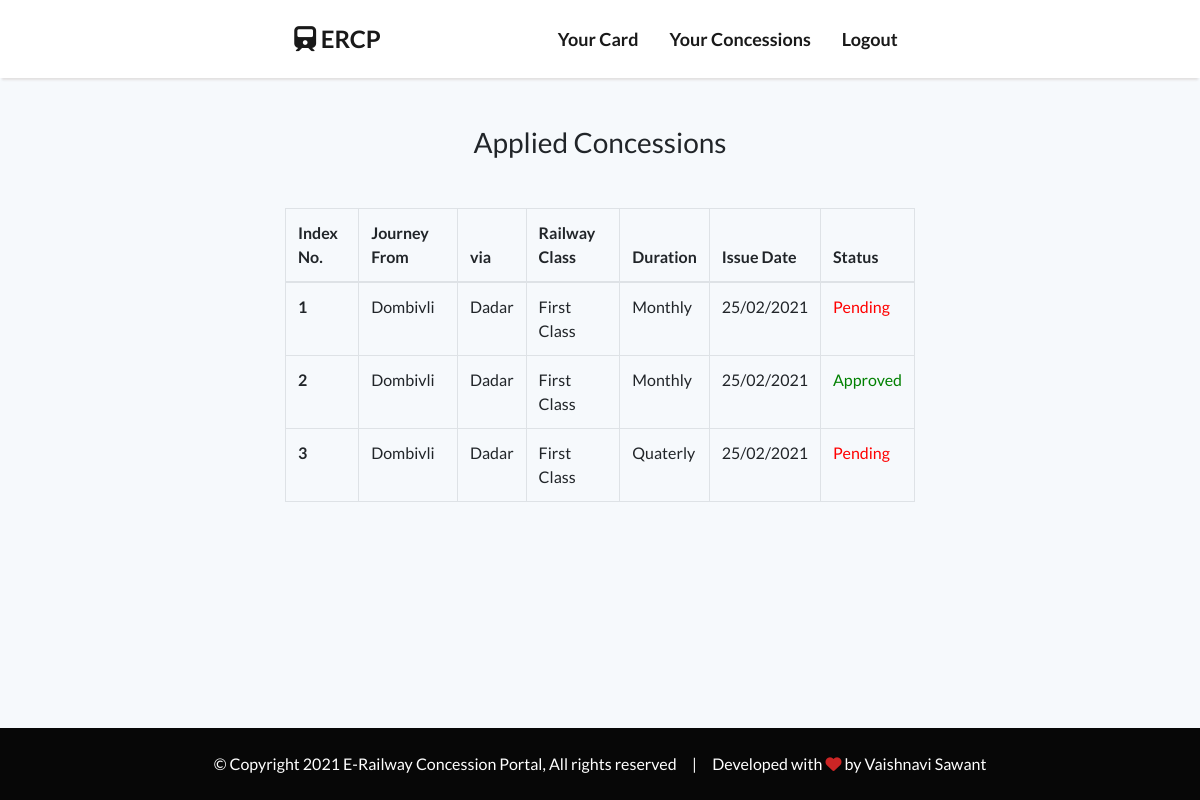
The page /student_concession/ (signed in) on the database its author committed.
### ERCP_APP/models.py (models this page shows, shortened)
class FormDetail(models.Model):
     user_card = models.ForeignKey(
        to=CardDetail, on_delete=models.CASCADE, null=True, related_name='ucard')
     railway_class = models.CharField(max_length=100, null=False, blank=False, choices=RAILWAY_CLASS)
     duration = models.CharField(max_length=100, null=False, blank=False, choices=DURATION)
     issue_date = models.DateTimeField(default=timezone.now)
     applied_date = models.DateTimeField(default=timezone.now)
     status = models.BooleanField(default=False)

class CardDetail(models.Model):
    user_id = models.ForeignKey(
        to=User, on_delete=models.CASCADE, null=True, related_name='card_details')
    user_name = models.CharField(max_length=200, null=False, blank=False, unique=True)
    category = models.CharField(max_length=100, null=False, blank=False, choices=CATEGORY)
    academic_class = models.CharField(max_length=8, null=False, blank=False)
    roll_no = models.IntegerField(null=False, blank=False, unique=True)
    division = models.IntegerField(null=False, blank=False)
    date_of_birth = models.DateField(null=False, blank=False)
    years = models.IntegerField(null=False, blank=False)
    months = models.IntegerField(null=False, blank=False)
    residential_addr = models.CharField(max_length=755, null=False, blank=False)
    city = models.CharField(max_length=100, null=True, blank=True)
    zip_code = models.IntegerField(null=True, blank=True)
    taluka = models.CharField(max_length=50, null=False, blank=False)
    district = models.CharField(max_length=50, null=False, blank=False)
    state = models.CharField(max_length=50, null=False, blank=False)
    journey_from = models.CharField(max_length=50, null=False, blank=False)
    journey_to = models.CharField(max_length=50, null=False, blank=False, default='Matunga Road')
    via = models.CharField(max_length=50, null=True, blank=True)
    railway_line = models.CharField(max_length=100, null=False, blank=False, choices=RAILWAY_LINE)

### ERCP_APP/views.py (the view)
# urls.py: path('student_concession/',student_concession),
@login_required(login_url='/login/')
def student_concession(request):
    user_card = CardDetail.objects.get(user_id=request.user)
    concessions = FormDetail.objects.filter(user_card=user_card)
    return render(request, 'ercp_admin/concession.html', {'concessions':concessions})

### ERCP_APP/templates/ercp_admin/concession.html
{% extends 'lognav.html' %}{% load static %} {% block body %}
<div
  class="container table-hover my-5"
  data-aos="fade"
  data-aos-duration="1000"
>
  <h3 class="text-center mb-5">Applied Concessions</h3>
  <div class="table-responsive">
    <table class="table table-bordered">
      <thead>
        <tr>
          <th scope="col">Index No.</th>
          <th scope="col">Journey From</th>
          <th scope="col">via</th>
          <th scope="col">Railway Class</th>
          <th scope="col">Duration</th>
          <th scope="col">Issue Date</th>
          <th scope="col">Status</th>
        </tr>
      </thead>
      <tbody>
        {% for c in concessions %}
        <tr>
          <th scope="row">{{ forloop.counter }}</th>
          <td>{{ c.user_card.journey_from }}</td>
          <td>{{ c.user_card.via }}</td>
          <td>{{ c.railway_class }}</td>
          <td>{{ c.duration }}</td>
          <td>{{ c.issue_date | date:'d/m/Y' }}</td>
          {% if c.status == True %}
          <td style="color: green">Approved</td>
          {% else %}
          <td style="color: red">Pending</td>
          {% endif %}
        </tr>
        {% endfor %}
      </tbody>
    </table>
  </div>
</div>
{% endblock %}

### ERCP_APP/templates/lognav.html (shortened to what this page needs)
{% load static %}
<!DOCTYPE html>
<html lang="en">
  <head>
    <link rel="stylesheet" href="{% static 'css/style.css'%}" />
    <link
      rel="stylesheet"
      href="https://maxcdn.bootstrapcdn.com/bootstrap/4.0.0/css/bootstrap.min.css"
    />
    <link
      href="https://stackpath.bootstrapcdn.com/font-awesome/4.7.0/css/font-awesome.min.css"
      rel="stylesheet"
    />
    <link rel="stylesheet" href="https://unpkg.com/aos@next/dist/aos.css" />
  </head>
  <body style="background-color: #f6f9fc">
    <div class="container-fluid index-navbar" style="background-color: #fff">
      <nav class="navbar navbar-expand-lg navbar-light p-3 mb-5 container">
        <a class="navbar-brand" href="/option/"
          ><i class="fas fa-train train-icon"></i> ERCP</a
        >
        <div class="collapse navbar-collapse" id="navbarSupportedContent">
          <ul class="navbar-nav ml-auto">
            <li class="nav-item active">
              <a class="nav-link" href="/student_card/">Your Card </a>
            </li>
            <li class="nav-item active">
              <a class="nav-link" href="/student_concession/"
                >Your Concessions
              </a>
            </li>
            <li class="nav-item active">
              <a class="nav-link" href="/logout/">Logout</a>
            </li>
          </ul>
        </div>
      </nav>
    </div>
    <div>{% block body %}{% endblock %}</div>
    <div class="footer" style="position: fixed">
      <p class="m-auto">
        © Copyright 2021 E-Railway Concession Portal, All rights reserved
        &nbsp;&nbsp;&nbsp; | &nbsp;&nbsp;&nbsp; Developed with
        <i class="fas fa-heart" style="color: #cc2525"></i> by Vaishnavi Sawant
      </p>
    </div>
  </body>
</html>

### ERCP_APP/static/css/style.css (style rules this page uses)
body { -webkit-background-size: cover; -moz-background-size: cover; background-size: cover; -o-background-size: cover; background-color: #fff; color: #070707; margin-bottom: 150px; font-family: "Lato", sans-serif !important; }
* { margin: 0; padding: 0; list-style: none; text-decoration: none; }
.footer { background-color: #070707; padding: 24px; text-align: center; color: #fff; position: static; left: 0; bottom: 0; width: 100%; }
.container { width: 55% !important; max-width: 95% !important; }
.nav-link { color: #070707; font-weight: bold; font-size: 18px; }
.navbar-brand { color: #070707; font-weight: bold; font-size: 27px !important; }
.navbar-nav li { padding: 0 0 0 15px; }
.navbar-brand:hover, .navbar-nav li { color: #555abf; }
.index-navbar { background: #fff; box-shadow: 0 4px 2px -2px rgba(224, 222, 222, 0.9); }
.navbar-brand { font-size: 24px !important; }
.index-navbar li { font-size: 16px; }
.index-navbar a { color: #070707; }
.train-icon { font-size: 25px; }
.table-responsive { overflow-x: hidden; }

### rows shown on the page
FormDetail: user_card.journey_from "Dombivli", user_card.via "Dadar", railway_class "First Class", duration "Monthly", issue_date "25/02/2021", status "Pending"
FormDetail: user_card.journey_from "Dombivli", user_card.via "Dadar", railway_class "First Class", duration "Monthly", issue_date "25/02/2021", status "Approved"
FormDetail: user_card.journey_from "Dombivli", user_card.via "Dadar", railway_class "First Class", duration "Quaterly", issue_date "25/02/2021", status "Pending"
